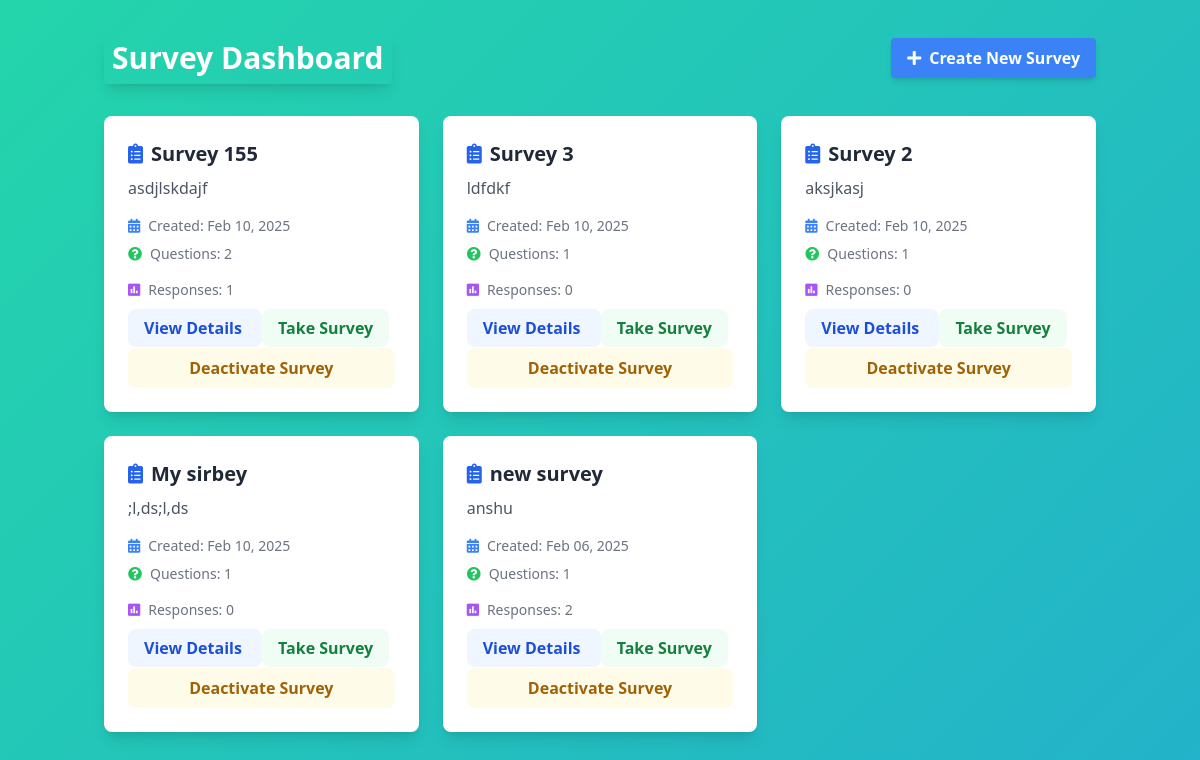
The app's page /survey/ (signed in), older data.
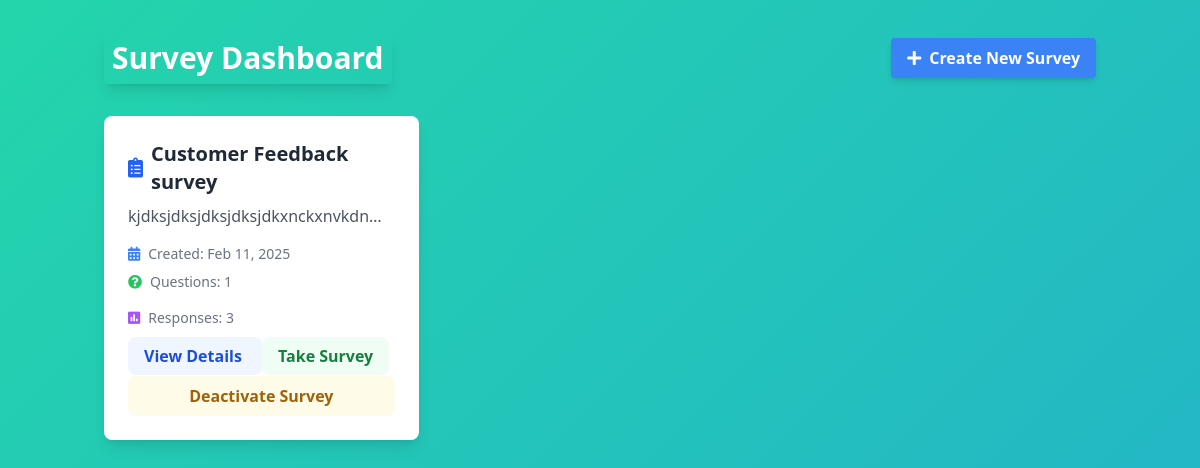
The same page, newer data.
### surveys/models.py (models this page shows, shortened)
class Survey(models.Model):
    title = models.CharField(max_length=200)
    description = models.TextField(blank=True, null=True)
    user = models.ForeignKey(
        settings.AUTH_USER_MODEL,
        on_delete=models.CASCADE,
        related_name='surveys',
        null=True  # Allow existing surveys to remain
    )
    created_at = models.DateTimeField(auto_now_add=True)
    updated_at = models.DateTimeField(auto_now=True)
    unique_link = models.CharField(max_length=16, unique=True, blank=True)
    external_link = models.CharField(max_length=16, unique=True, blank=True, null=True)
    max_external_responses = models.PositiveIntegerField(null=True, blank=True)
    external_response_count = models.PositiveIntegerField(default=0)
    is_active = models.BooleanField(default=True)  # New field to track survey activation status
    expiry_datetime = models.DateTimeField(null=True, blank=True)
    is_expired = models.BooleanField(default=False)

### surveys/views.py (the view)
# urls.py: path('', HomeView.as_view(), name='home'),
class HomeView(LoginRequiredMixin, View):
    def get(self, request):
        surveys = Survey.objects.filter(user=request.user, is_active=True).order_by('-created_at')
        return render(request, 'surveys/home.html', {
            'surveys': surveys,
            'user': request.user
        })

### templates/surveys/home.html (shortened to what this page needs)
<!DOCTYPE html>
<html lang="en">
<head>
    <script src="https://cdn.tailwindcss.com"></script>
    <link rel="stylesheet" href="https://cdnjs.cloudflare.com/ajax/libs/font-awesome/5.15.4/css/all.min.css">
</head>
<body class="animated-bg min-h-screen bg-gray-100">
    <div class="container mx-auto px-4 py-8">
        <div class="flex justify-between items-center mb-8">
            <h1 class="text-3xl font-bold text-white shadow-lg p-2 rounded">Survey Dashboard</h1>
            <a href="{% url 'surveys:create_survey' %}"
               class="bg-blue-500 hover:bg-blue-700 text-white font-bold py-2 px-4 rounded transition transform hover:scale-105 shadow-md">
                <i class="fas fa-plus mr-2"></i>Create New Survey
            </a>
        </div>
        {% if surveys %}
        <div class="grid md:grid-cols-2 lg:grid-cols-3 gap-6">
            {% for survey in surveys %}
            <div class="bg-white shadow-lg rounded-lg p-6 hover:shadow-xl transition-all duration-300 transform hover:-translate-y-2">
                <h2 class="text-xl font-semibold mb-2 text-gray-800 flex items-center">
                    <i class="fas fa-clipboard-list mr-2 text-blue-600"></i>
                    {{ survey.title }}
                </h2>
                <p class="text-gray-600 mb-4 truncate">{{ survey.description|default:"No description" }}</p>
                <div class="flex items-center text-sm text-gray-500 mb-2">
                    <i class="fas fa-calendar-alt mr-2 text-blue-500"></i>
                    Created: {{ survey.created_at|date:"M d, Y" }}
                </div>
                <div class="flex items-center text-sm text-gray-500 mb-4">
                    <i class="fas fa-question-circle mr-2 text-green-500"></i>
                    Questions: {{ survey.questions.count }}
                </div>
                <div class="flex items-center text-sm text-gray-500 mb-4">
                    <i class="fas fa-poll mr-2 text-purple-500"></i>
                    Responses: {{ survey.responses.count }}
                </div>
                <a href="{% url 'surveys:survey_detail' survey.id %}"
                   class="w-full bg-blue-50 text-blue-700 hover:bg-blue-100 py-2 px-4 rounded-lg text-center font-semibold transition-colors">
                    View Details
                </a>
                <a href="{% url 'surveys:take_survey' survey.unique_link %}"
                   class="w-full bg-green-50 text-green-700 hover:bg-green-100 py-2 px-4 rounded-lg text-center font-semibold transition-colors mt-2">
                    Take Survey
                </a>
                <form method="post" action="{% url 'surveys:deactivate_survey' survey.id %}" style="display:inline;">
                    <button type="submit" class="w-full bg-yellow-50 text-yellow-700 hover:bg-yellow-100 py-2 px-4 rounded-lg text-center font-semibold transition-colors mt-2" onclick="return confirm('Are you sure you want to deactivate this survey?');">
                        Deactivate Survey
                    </button>
                </form>
            </div>
            {% endfor %}
        </div>
        {% endif %}
    </div>
</body>
</html>

Row changes from the older to the newer data that the page shows:
no longer on this page (row edited): Survey: title "Survey 155", description "asdjlskdajf", created_at "Feb 10, 2025", questions.count "2", responses.count "1"
no longer on this page (row edited): Survey: title "Survey 3", description "ldfdkf", created_at "Feb 10, 2025", questions.count "1", responses.count "0"
no longer on this page (row edited): Survey: title "Survey 2", description "aksjkasj", created_at "Feb 10, 2025", questions.count "1", responses.count "0"
no longer on this page (row edited): Survey: title "My sirbey", description ";l,ds;l,ds", created_at "Feb 10, 2025", questions.count "1", responses.count "0"
no longer on this page (row edited): Survey: title "new survey", description "anshu", created_at "Feb 06, 2025", questions.count "1", responses.count "2"
added Survey: title "Customer Feedback survey", description "kjdksjdksjdksjdksjdkxnckxnvkdn…", created_at "Feb 11, 2025", questions.count "1", responses.count "3"
